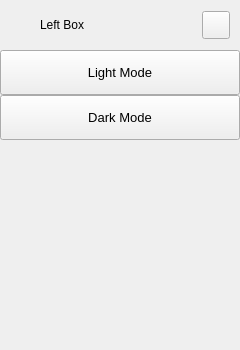
        <widget class="QFrame" name="extraLeftBox">
         <property name="minimumSize">
          <size>
           <width>0</width>
           <height>0</height>
          </size>
         </property>
         <property name="maximumSize">
          <size>
           <width>0</width>
           <height>16777215</height>
          </size>
         </property>
         <property name="frameShape">
          <enum>QFrame::NoFrame</enum>
         </property>
         <property name="frameShadow">
          <enum>QFrame::Raised</enum>
         </property>
         <layout class="QVBoxLayout" name="extraColumLayout">
          <property name="spacing">
           <number>0</number>
          </property>
          <property name="leftMargin">
           <number>0</number>
          </property>
          <property name="topMargin">
           <number>0</number>
          </property>
          <property name="rightMargin">
           <number>0</number>
          </property>
          <property name="bottomMargin">
           <number>0</number>
          </property>
          <item>
           <widget class="QFrame" name="extraTopBg">
            <property name="minimumSize">
             <size>
              <width>0</width>
              <height>50</height>
             </size>
            </property>
            <property name="maximumSize">
             <size>
              <width>16777215</width>
              <height>50</height>
             </size>
            </property>
            <property name="frameShape">
             <enum>QFrame::NoFrame</enum>
            </property>
            <property name="frameShadow">
             <enum>QFrame::Raised</enum>
            </property>
            <layout class="QVBoxLayout" name="verticalLayout_5">
             <property name="spacing">
              <number>0</number>
             </property>
             <property name="leftMargin">
              <number>0</number>
             </property>
             <property name="topMargin">
              <number>0</number>
             </property>
             <property name="rightMargin">
              <number>0</number>
             </property>
             <property name="bottomMargin">
              <number>0</number>
             </property>
             <item>
              <layout class="QGridLayout" name="extraTopLayout">
               <property name="leftMargin">
                <number>10</number>
               </property>
               <property name="rightMargin">
                <number>10</number>
               </property>
               <property name="horizontalSpacing">
                <number>10</number>
               </property>
               <property name="verticalSpacing">
                <number>0</number>
               </property>
               <item row="0" column="0">
                <widget class="QFrame" name="extraIcon">
                 <property name="minimumSize">
                  <size>
                   <width>20</width>
                   <height>0</height>
                  </size>
                 </property>
                 <property name="maximumSize">
                  <size>
                   <width>20</width>
                   <height>20</height>
                  </size>
                 </property>
                 <property name="frameShape">
                  <enum>QFrame::NoFrame</enum>
                 </property>
                 <property name="frameShadow">
                  <enum>QFrame::Raised</enum>
                 </property>
                </widget>
               </item>
               <item row="0" column="1">
                <widget class="QLabel" name="extraLabel">
                 <property name="minimumSize">
                  <size>
                   <width>150</width>
                   <height>0</height>
                  </size>
                 </property>
                 <property name="text">
                  <string>Left Box</string>
                 </property>
                </widget>
               </item>
               <item row="0" column="2">
                <widget class="QPushButton" name="extraCloseColumnBtn">
                 <property name="minimumSize">
                  <size>
                   <width>28</width>
                   <height>28</height>
                  </size>
                 </property>
                 <property name="maximumSize">
                  <size>
                   <width>28</width>
                   <height>28</height>
                  </size>
                 </property>
                 <property name="cursor">
                  <cursorShape>PointingHandCursor</cursorShape>
                 </property>
                 <property name="toolTip">
                  <string>Close left box</string>
                 </property>
                 <property name="text">
                  <string/>
                 </property>
                 <property name="icon">
                  <iconset resource="resources.qrc">
                   <normaloff>:/icons/images/icons/icon_close.png</normaloff>:/icons/images/icons/icon_close.png</iconset>
                 </property>
                 <property name="iconSize">
                  <size>
                   <width>20</width>
                   <height>20</height>
                  </size>
                 </property>
                </widget>
               </item>
              </layout>
             </item>
            </layout>
           </widget>
          </item>
          <item>
           <widget class="QFrame" name="extraContent">
            <property name="frameShape">
             <enum>QFrame::NoFrame</enum>
            </property>
            <property name="frameShadow">
             <enum>QFrame::Raised</enum>
            </property>
            <layout class="QVBoxLayout" name="verticalLayout_12">
             <property name="spacing">
              <number>0</number>
             </property>
             <property name="leftMargin">
              <number>0</number>
             </property>
             <property name="topMargin">
              <number>0</number>
             </property>
             <property name="rightMargin">
              <number>0</number>
             </property>
             <property name="bottomMargin">
              <number>0</number>
             </property>
             <item alignment="Qt::AlignTop">
              <widget class="QFrame" name="extraTopMenu">
               <property name="frameShape">
                <enum>QFrame::NoFrame</enum>
               </property>
               <property name="frameShadow">
                <enum>QFrame::Raised</enum>
               </property>
               <layout class="QVBoxLayout" name="verticalLayout_11">
                <property name="spacing">
                 <number>0</number>
                </property>
                <property name="leftMargin">
                 <number>0</number>
                </property>
                <property name="topMargin">
                 <number>0</number>
                </property>
                <property name="rightMargin">
                 <number>0</number>
                </property>
                <property name="bottomMargin">
                 <number>0</number>
                </property>
                <item>
                 <widget class="QPushButton" name="btn_lightmode">
                  <property name="sizePolicy">
                   <sizepolicy hsizetype="Expanding" vsizetype="Fixed">
                    <horstretch>0</horstretch>
                    <verstretch>0</verstretch>
                   </sizepolicy>
                  </property>
                  <property name="minimumSize">
                   <size>
                    <width>0</width>
                    <height>45</height>
                   </size>
                  </property>
                  <property name="font">
                   <font>
                    <family>Segoe UI</family>
                    <pointsize>10</pointsize>
                    <italic>false</italic>
                    <bold>false</bold>
                   </font>
                  </property>
                  <property name="cursor">
                   <cursorShape>PointingHandCursor</cursorShape>
                  </property>
                  <property name="layoutDirection">
                   <enum>Qt::LeftToRight</enum>
                  </property>
                  <property name="styleSheet">
                   <string notr="true">background-image: url(:/icons/images/icons/cil-lightbulb.png);</string>
                  </property>
                  <property name="text">
                   <string>Light Mode</string>
                  </property>
                 </widget>
                </item>
                <item>
                 <widget class="QPushButton" name="btn_darkmode">
                  <property name="sizePolicy">
                   <sizepolicy hsizetype="Expanding" vsizetype="Fixed">
                    <horstretch>0</horstretch>
                    <verstretch>0</verstretch>
                   </sizepolicy>
                  </property>
                  <property name="minimumSize">
                   <size>
                    <width>0</width>
                    <height>45</height>
                   </size>
                  </property>
                  <property name="font">
                   <font>
                    <family>Segoe UI</family>
                    <pointsize>10</pointsize>
                    <italic>false</italic>
                    <bold>false</bold>
                   </font>
                  </property>
                  <property name="cursor">
                   <cursorShape>PointingHandCursor</cursorShape>
                  </property>
                  <property name="layoutDirection">
                   <enum>Qt::LeftToRight</enum>
                  </property>
                  <property name="styleSheet">
                   <string notr="true">background-image: url(:/icons/images/icons/cil-moon.png);</string>
                  </property>
                  <property name="text">
                   <string>Dark Mode</string>
                  </property>
                 </widget>
                </item>
               </layout>
              </widget>
             </item>
             <item>
              <widget class="QFrame" name="extraCenter">
               <property name="frameShape">
                <enum>QFrame::NoFrame</enum>
               </property>
               <property name="frameShadow">
                <enum>QFrame::Raised</enum>
               </property>
               <layout class="QVBoxLayout" name="verticalLayout_10">
                <item>
                 <widget class="QTextEdit" name="textEdit">
                  <property name="minimumSize">
                   <size>
                    <width>222</width>
                    <height>0</height>
                   </size>
                  </property>
                  <property name="styleSheet">
                   <string notr="true">background: transparent;</string>
                  </property>
                  <property name="frameShape">
                   <enum>QFrame::NoFrame</enum>
                  </property>
                  <property name="readOnly">
                   <bool>true</bool>
                  </property>
                  <property name="markdown">
                   <string/>
                  </property>
                  <property name="html">
                   <string>&lt;!DOCTYPE HTML PUBLIC &quot;-//W3C//DTD HTML 4.0//EN&quot; &quot;http://www.w3.org/TR/REC-html40/strict.dtd&quot;&gt;
&lt;html&gt;&lt;head&gt;&lt;meta name=&quot;qrichtext&quot; content=&quot;1&quot; /&gt;&lt;meta charset=&quot;utf-8&quot; /&gt;&lt;style type=&quot;text/css&quot;&gt;
p, li { white-space: pre-wrap; }
hr { height: 1px; border-width: 0; }
li.unchecked::marker { content: &quot;\2610&quot;; }
li.checked::marker { content: &quot;\2612&quot;; }
&lt;/style&gt;&lt;/head&gt;&lt;body style=&quot; font-family:'Segoe UI'; font-size:10pt; font-weight:400; font-style:normal;&quot;&gt;
&lt;p style=&quot;-qt-paragraph-type:empty; margin-top:0px; margin-bottom:0px; margin-left:0px; margin-right:0px; -qt-block-indent:0; text-indent:0px;&quot;&gt;&lt;br /&gt;&lt;/p&gt;&lt;/body&gt;&lt;/html&gt;</string>
                  </property>
                 </widget>
                </item>
               </layout>
              </widget>
             </item>
             <item>
              <widget class="QFrame" name="extraBottom">
               <property name="frameShape">
                <enum>QFrame::NoFrame</enum>
               </property>
               <property name="frameShadow">
                <enum>QFrame::Raised</enum>
               </property>
              </widget>
             </item>
            </layout>
           </widget>
          </item>
         </layout>
        </widget>
